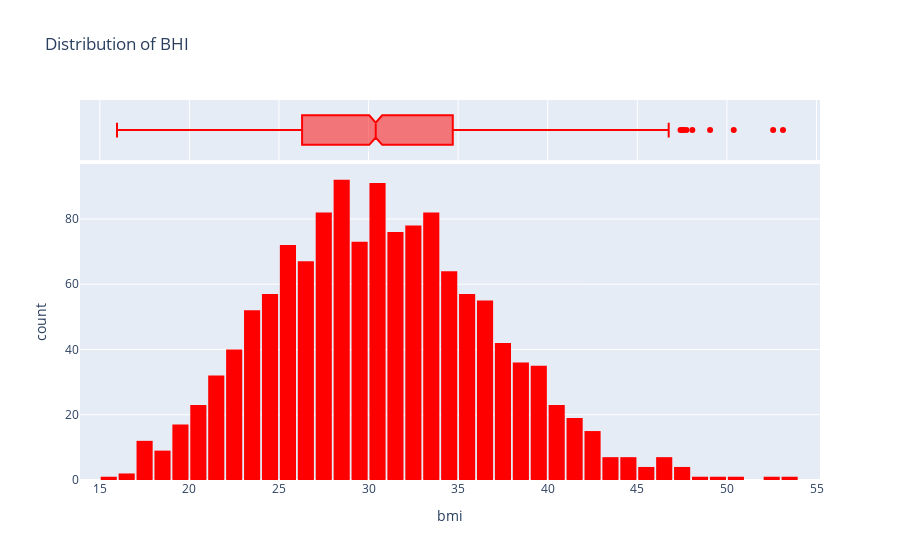

The code cell stored with this chart in its notebook:
### Code cell
medical_df.bmi.describe()
fig = px.histogram(medical_df,
                  x = 'bmi',
                  marginal = 'box',
                  color_discrete_sequence = ['red'],
                  title = 'Distribution of BHI')
fig.update_layout(bargap=0.1)
fig.show()

### Figure 1 — Plotly figure (JSON) as saved in the notebook; plotly's stock layout.template omitted (floating-point values rounded to 4 significant figures; data arrays with more than 128 entries replaced by an {"elided": "..."} marker saying what was removed)
{"data": [{"alignmentgroup": "True", "bingroup": "x", "hovertemplate": "bmi=%{x}<br>count=%{y}<extra></extra>", "legendgroup": "", "marker": {"color": "red", "pattern": {"shape": ""}}, "name": "", "offsetgroup": "", "orientation": "v", "showlegend": false, "type": "histogram", "x": {"elided": "1338 float values"}, "xaxis": "x", "yaxis": "y"}, {"alignmentgroup": "True", "hovertemplate": "bmi=%{x}<extra></extra>", "legendgroup": "", "marker": {"color": "red"}, "name": "", "notched": true, "offsetgroup": "", "showlegend": false, "type": "box", "x": {"elided": "1338 float values"}, "xaxis": "x2", "yaxis": "y2"}], "layout": {"autosize": true, "bargap": 0.1, "barmode": "relative", "legend": {"tracegroupgap": 0}, "title": {"text": "Distribution of BHI"}, "xaxis": {"anchor": "y", "autorange": true, "domain": [0, 1], "range": [13.89, 55.2], "title": {"text": "bmi"}, "type": "linear"}, "xaxis2": {"anchor": "y2", "autorange": true, "domain": [0, 1], "matches": "x", "range": [13.89, 55.2], "showgrid": true, "showticklabels": false, "type": "linear"}, "yaxis": {"anchor": "x", "autorange": true, "domain": [0, 0.8316], "range": [0, 96.84], "title": {"text": "count"}}, "yaxis2": {"anchor": "x2", "autorange": true, "domain": [0.8416, 1], "matches": "y2", "range": [-0.5, 0.5], "showgrid": false, "showline": false, "showticklabels": false, "ticks": "", "type": "category"}}}
